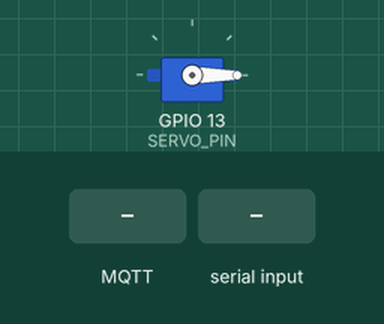
Recording of a sketch running on a simulated ESP32. Parts: servo. The test bench sets the inputs (shaded band). WiFi joins after 1.5 s; servers stay silent unless stated; no MQTT or app messages arrive unless stated; what the sketch prints to the serial monitor is not drawn.

Above: at 2.7 s.
2.8 s: MQTT message "0" arrives on the first subscribed topic
At 2.9 s:
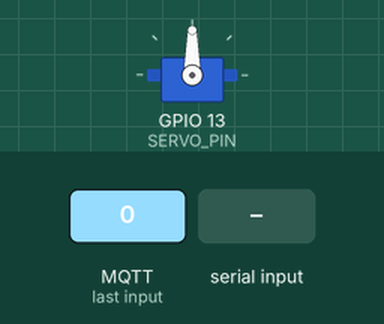
4.5 s: "duration_ms\n" received over Serial
6.0 s: MQTT message "duration_ms" arrives on the first subscribed topic
7.5 s: MQTT message "\"" arrives on the first subscribed topic
Timing chart, 0 to 10.0 s (numbered marks = the images above; inputs shaded):
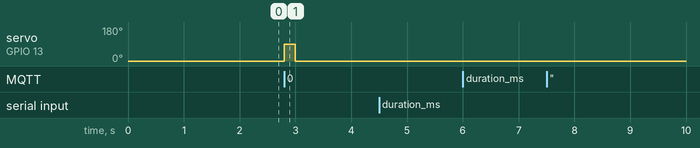

The sketch:

id2_servo_feed.ino
```cpp
/*
 * Smart Pet Feeder — ID 2: Cho ăn từ xa bằng servo SG90 (Quân, 24127512)
 *
 * File do AI (Claude) sinh ngày 04/11/2026. Chưa có đoạn sinh viên tự viết,
 * chưa chép đoạn nào từ nguồn ngoài. Sinh viên đọc hiểu, chỉnh sửa và ghi rõ
 * phần tự sửa trước khi nộp.
 *
 * Luồng 2 (proposal mục 1.2):
 *   Dashboard bấm "CHO ĂN" -> Node-RED publish {"duration_ms":1500}
 *   lên topic feeder/cmd/feed -> ESP32 mở cửa gạt đúng duration_ms rồi đóng
 *   -> publish xác nhận lên topic feeder/status.
 *
 * Board: ESP32 NodeMCU LuaNode32 (chọn "ESP32 Dev Module" trong Arduino IDE).
 * Thư viện cần cài (Library Manager): PubSubClient (Nick O'Leary),
 *                                      ESP32Servo (Kevin Harrington).
 * Điền WiFi + MQTT vào secrets.h (copy từ secrets.example.h).
 *
 * Code chia thành id2Setup() / id2Loop() / id2XuLyLenh() để tuần 8 gộp với
 * firmware ID 1 (HC-SR04) của Thuận: chỉ cần gọi hai hàm này trong setup/loop
 * chung và cho callback MQTT chuyển topic feeder/cmd/feed vào id2XuLyLenh().
 */

#include <WiFi.h>
#include <WiFiClientSecure.h>
#include <PubSubClient.h>
#include <ESP32Servo.h>
#include "secrets.h"

// ---------------- Cấu hình phần cứng ----------------
const int SERVO_PIN = 13;     // dây cam (tín hiệu) của SG90
const int GOC_DONG  = 0;      // góc cửa gạt đóng — chỉnh khi lắp cơ cấu thật
const int GOC_MO    = 90;     // góc cửa gạt mở

// Giới hạn thời gian mở: lệnh ngoài khoảng này bị kẹp lại, tránh xả hết phễu
const unsigned long MO_TOI_THIEU_MS = 200;
const unsigned long MO_TOI_DA_MS    = 5000;
// Thời gian chờ servo quay về góc đóng trước khi báo "done"
const unsigned long CHO_DONG_MS     = 400;

// ---------------- Topic MQTT (đã thống nhất với Thuận) ----------------
const char* TOPIC_CMD    = "feeder/cmd/feed";
const char* TOPIC_STATUS = "feeder/status";
const char* TOPIC_ONLINE = "feeder/online";   // retained, có LWT báo mất kết nối

#if MQTT_USE_TLS
WiFiClientSecure net;   // HiveMQ Cloud bắt buộc TLS, cổng 8883
#else
WiFiClient net;         // broker công khai / Wokwi, cổng 1883
#endif
PubSubClient mqtt(net);
Servo cuaGat;

// ---------------- Trạng thái cửa gạt ----------------
// Không dùng delay(): trong lúc cửa mở, loop() vẫn chạy để giữ kết nối MQTT
// và sau này còn đọc HC-SR04 của ID 1.
enum TrangThaiCua { CUA_DONG, CUA_DANG_MO, CUA_DANG_VE };
TrangThaiCua trangThai = CUA_DONG;
unsigned long mocChuyenTrangThai = 0;   // millis() lúc vào trạng thái hiện tại
unsigned long thoiGianMo = 0;           // duration_ms của lệnh đang chạy

unsigned long lanThuMqttCuoi = 0;
char clientId[32];

// ---------------- Gửi xác nhận ----------------
void guiTrangThai(const char* ketQua, unsigned long duration, const char* lyDo) {
  char buf[128];
  if (lyDo) {
    snprintf(buf, sizeof(buf),
             "{\"event\":\"feed\",\"result\":\"%s\",\"reason\":\"%s\"}", ketQua, lyDo);
  } else {
    snprintf(buf, sizeof(buf),
             "{\"event\":\"feed\",\"result\":\"%s\",\"duration_ms\":%lu}", ketQua, duration);
  }
  Serial.print("[ID2] -> ");
  Serial.println(buf);
  if (mqtt.connected()) mqtt.publish(TOPIC_STATUS, buf);
}

// ---------------- Đọc duration_ms từ payload ----------------
// Nhận {"duration_ms":1500} hoặc chỉ số 1500. Trả về -1 nếu không đọc được.
// Payload rất ngắn nên tự tách, không cần thêm thư viện JSON.
long docDuration(const char* s) {
  const char* p = strstr(s, "duration_ms");
  if (p) {
    p = strchr(p, ':');
    if (!p) return -1;
    p++;
  } else {
    p = s;
  }
  while (*p == ' ' || *p == '"') p++;
  if (*p < '0' || *p > '9') return -1;
  long v = 0;
  while (*p >= '0' && *p <= '9') {
    v = v * 10 + (*p - '0');
    if (v > 600000) return -1;   // số vô lý (> 10 phút)
    p++;
  }
  return v;
}

// ---------------- Xử lý lệnh cho ăn ----------------
void id2XuLyLenh(const char* payload) {
  long d = docDuration(payload);
  if (d < 0) {
    guiTrangThai("rejected", 0, "invalid");
    return;
  }
  if (trangThai != CUA_DONG) {          // đang mở thì bỏ lệnh mới, không cộng dồn
    guiTrangThai("rejected", 0, "busy");
    return;
  }
  unsigned long dur = (unsigned long)d;
  if (dur < MO_TOI_THIEU_MS) dur = MO_TOI_THIEU_MS;
  if (dur > MO_TOI_DA_MS)    dur = MO_TOI_DA_MS;

  thoiGianMo = dur;
  cuaGat.write(GOC_MO);
  trangThai = CUA_DANG_MO;
  mocChuyenTrangThai = millis();
  guiTrangThai("opening", dur, nullptr);
}

void khiNhanMqtt(char* topic, byte* payload, unsigned int len) {
  char buf[128];
  unsigned int n = len < sizeof(buf) - 1 ? len : sizeof(buf) - 1;
  memcpy(buf, payload, n);
  buf[n] = '\0';
  Serial.print("[MQTT] <- ");
  Serial.print(topic);
  Serial.print(" ");
  Serial.println(buf);

  if (strcmp(topic, TOPIC_CMD) == 0) id2XuLyLenh(buf);
  // Tuần 8: thêm các topic khác của ID 1 ở đây nếu có.
}

// ---------------- Kết nối ----------------
void ketNoiWifi() {
  WiFi.mode(WIFI_STA);
  WiFi.setAutoReconnect(true);
  WiFi.begin(WIFI_SSID, WIFI_PASS);
  Serial.print("[WiFi] Dang ket noi");
  unsigned long bd = millis();
  while (WiFi.status() != WL_CONNECTED && millis() - bd < 15000) {
    delay(300);                     // chỉ chờ trong setup(), không nằm trong loop()
    Serial.print(".");
  }
  Serial.println(WiFi.status() == WL_CONNECTED ? " OK" : " that bai, se thu lai sau");
}

void giuKetNoiMqtt() {
  if (WiFi.status() != WL_CONNECTED || mqtt.connected()) return;
  // mqtt.connect() có thể chặn vài giây (bắt tay TLS): chỉ thử khi cửa đang
  // đóng để không làm trễ việc đóng cửa.
  if (trangThai != CUA_DONG) return;
  if (lanThuMqttCuoi != 0 && millis() - lanThuMqttCuoi < 5000) return;
  lanThuMqttCuoi = millis();

  Serial.print("[MQTT] Ket noi ");
  Serial.print(MQTT_HOST);
  // LWT: nếu ESP32 mất điện/mất mạng, broker tự publish {"online":false}
  if (mqtt.connect(clientId, MQTT_USER, MQTT_PASS,
                   TOPIC_ONLINE, 0, true, "{\"online\":false}")) {
    Serial.println(" OK");
    mqtt.publish(TOPIC_ONLINE, "{\"online\":true}", true);
    mqtt.subscribe(TOPIC_CMD);
  } else {
    Serial.print(" loi rc=");
    Serial.println(mqtt.state());
  }
}

// ---------------- Vòng đời ID 2 ----------------
void id2Setup() {
  cuaGat.setPeriodHertz(50);              // SG90: xung 50 Hz
  cuaGat.attach(SERVO_PIN, 500, 2400);    // độ rộng xung 0.5–2.4 ms ứng với 0–180°
  cuaGat.write(GOC_DONG);                 // khởi động luôn đóng cửa
  trangThai = CUA_DONG;
}

void id2Loop() {
  unsigned long now = millis();
  // Phép trừ unsigned vẫn đúng khi millis() tràn sau ~49 ngày.
  if (trangThai == CUA_DANG_MO && now - mocChuyenTrangThai >= thoiGianMo) {
    cuaGat.write(GOC_DONG);
    trangThai = CUA_DANG_VE;
    mocChuyenTrangThai = now;
  } else if (trangThai == CUA_DANG_VE && now - mocChuyenTrangThai >= CHO_DONG_MS) {
    trangThai = CUA_DONG;
    guiTrangThai("done", thoiGianMo, nullptr);
  }
}

// Test không cần MQTT: mở Serial Monitor 115200, gõ "1500" rồi Enter
void docLenhSerial() {
  static char buf[32];
  static unsigned int n = 0;
  while (Serial.available()) {
    char c = Serial.read();
    if (c == '\n' || c == '\r') {
      if (n > 0) {
        buf[n] = '\0';
        id2XuLyLenh(buf);
        n = 0;
      }
    } else if (n < sizeof(buf) - 1) {
      buf[n++] = c;
    }
  }
}

void setup() {
  Serial.begin(115200);
  id2Setup();

  uint64_t mac = ESP.getEfuseMac();
  snprintf(clientId, sizeof(clientId), "feeder-%04X%08X",
           (unsigned int)(mac >> 32), (unsigned int)mac);

  ketNoiWifi();
#if MQTT_USE_TLS
  net.setInsecure();   // bỏ kiểm tra chứng chỉ cho đơn giản; vẫn mã hoá TLS
#endif
  mqtt.setServer(MQTT_HOST, MQTT_PORT);
  mqtt.setCallback(khiNhanMqtt);
  mqtt.setKeepAlive(30);
}

void loop() {
  giuKetNoiMqtt();
  mqtt.loop();
  docLenhSerial();
  id2Loop();
}
```

secrets.example.h
```cpp
// Mẫu cấu hình. Copy thành secrets.h rồi điền thông tin thật.
// KHÔNG đưa secrets.h thật lên GitHub / nộp bài kèm mật khẩu.
#pragma once

#define WIFI_SSID "ten-wifi"
#define WIFI_PASS "mat-khau-wifi"

// HiveMQ Cloud (free): Cluster URL dạng xxxxxxxx.s1.eu.hivemq.cloud
// Tạo user/pass ở tab "Access Management" của cluster.
#define MQTT_HOST "xxxxxxxx.s1.eu.hivemq.cloud"
#define MQTT_PORT 8883
#define MQTT_USER "feeder-esp32"
#define MQTT_PASS "mat-khau-mqtt"
#define MQTT_USE_TLS 1

// Test trên Wokwi / broker công khai thì dùng bộ này:
// #define WIFI_SSID "Wokwi-GUEST"
// #define WIFI_PASS ""
// #define MQTT_HOST "broker.hivemq.com"
// #define MQTT_PORT 1883
// #define MQTT_USER nullptr
// #define MQTT_PASS nullptr
// #define MQTT_USE_TLS 0
```

Measured:
- after the input at 2.8 s, servo on GPIO 13 (SERVO_PIN): 0° → 90° at once, → 0° 0.20 s later
- after the input at 4.5 s, every drawn part: stays the same
- after the input at 6.0 s, every drawn part: stays the same
- after the input at 7.5 s, every drawn part: stays the same
